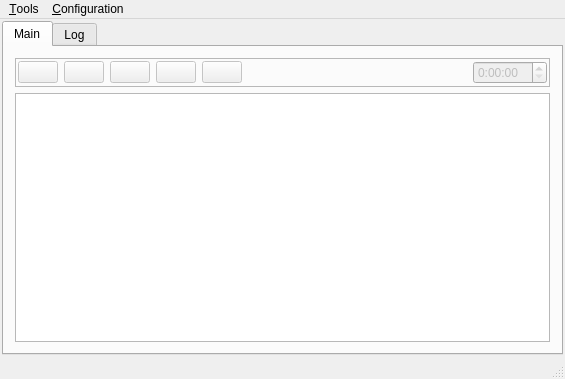
<?xml version="1.0" encoding="UTF-8"?>
<ui version="4.0">
 <class>MainWindow</class>
 <widget class="QMainWindow" name="MainWindow">
  <property name="geometry">
   <rect>
    <x>0</x>
    <y>0</y>
    <width>565</width>
    <height>379</height>
   </rect>
  </property>
  <property name="windowTitle">
   <string>Horus Commander</string>
  </property>
  <property name="windowIcon">
   <iconset resource="../img.qrc">
    <normaloff>:/img/logo.png</normaloff>:/img/logo.png</iconset>
  </property>
  <widget class="QWidget" name="centralWidget">
   <layout class="QVBoxLayout" name="verticalLayout">
    <property name="margin">
     <number>2</number>
    </property>
    <item>
     <widget class="QTabWidget" name="tabs">
      <property name="currentIndex">
       <number>0</number>
      </property>
      <property name="iconSize">
       <size>
        <width>18</width>
        <height>18</height>
       </size>
      </property>
      <widget class="QWidget" name="tMain">
       <attribute name="icon">
        <iconset resource="../img.qrc">
         <normaloff>:/img/main.png</normaloff>:/img/main.png</iconset>
       </attribute>
       <attribute name="title">
        <string>Main</string>
       </attribute>
       <layout class="QVBoxLayout" name="verticalLayout_2">
        <item>
         <widget class="QFrame" name="frame">
          <property name="frameShape">
           <enum>QFrame::StyledPanel</enum>
          </property>
          <property name="frameShadow">
           <enum>QFrame::Raised</enum>
          </property>
          <layout class="QHBoxLayout" name="horizontalLayout">
           <property name="margin">
            <number>2</number>
           </property>
           <item>
            <widget class="QPushButton" name="btnStart">
             <property name="enabled">
              <bool>false</bool>
             </property>
             <property name="toolTip">
              <string>Start mission</string>
             </property>
             <property name="icon">
              <iconset resource="../img.qrc">
               <normaloff>:/img/start.png</normaloff>:/img/start.png</iconset>
             </property>
             <property name="iconSize">
              <size>
               <width>32</width>
               <height>32</height>
              </size>
             </property>
            </widget>
           </item>
           <item>
            <widget class="QPushButton" name="btnStop">
             <property name="enabled">
              <bool>false</bool>
             </property>
             <property name="toolTip">
              <string>Stop mission</string>
             </property>
             <property name="icon">
              <iconset resource="../img.qrc">
               <normaloff>:/img/stop.png</normaloff>:/img/stop.png</iconset>
             </property>
             <property name="iconSize">
              <size>
               <width>32</width>
               <height>32</height>
              </size>
             </property>
            </widget>
           </item>
           <item>
            <widget class="QPushButton" name="btnRestart">
             <property name="enabled">
              <bool>false</bool>
             </property>
             <property name="toolTip">
              <string>Restart mission</string>
             </property>
             <property name="icon">
              <iconset resource="../img.qrc">
               <normaloff>:/img/restart.png</normaloff>:/img/restart.png</iconset>
             </property>
             <property name="iconSize">
              <size>
               <width>32</width>
               <height>32</height>
              </size>
             </property>
            </widget>
           </item>
           <item>
            <widget class="QPushButton" name="btnPrevious">
             <property name="enabled">
              <bool>false</bool>
             </property>
             <property name="toolTip">
              <string>Previous mission</string>
             </property>
             <property name="text">
              <string/>
             </property>
             <property name="icon">
              <iconset resource="../img.qrc">
               <normaloff>:/img/previous.png</normaloff>:/img/previous.png</iconset>
             </property>
             <property name="iconSize">
              <size>
               <width>32</width>
               <height>32</height>
              </size>
             </property>
            </widget>
           </item>
           <item>
            <widget class="QPushButton" name="btnNext">
             <property name="enabled">
              <bool>false</bool>
             </property>
             <property name="toolTip">
              <string>Next mission</string>
             </property>
             <property name="icon">
              <iconset resource="../img.qrc">
               <normaloff>:/img/next.png</normaloff>:/img/next.png</iconset>
             </property>
             <property name="iconSize">
              <size>
               <width>32</width>
               <height>32</height>
              </size>
             </property>
            </widget>
           </item>
           <item>
            <widget class="QPushButton" name="btnExtra">
             <property name="toolTip">
              <string>Extra</string>
             </property>
             <property name="icon">
              <iconset resource="../img.qrc">
               <normaloff>:/img/more.png</normaloff>:/img/more.png</iconset>
             </property>
             <property name="iconSize">
              <size>
               <width>32</width>
               <height>32</height>
              </size>
             </property>
             <property name="flat">
              <bool>true</bool>
             </property>
            </widget>
           </item>
           <item>
            <spacer name="horizontalSpacer">
             <property name="orientation">
              <enum>Qt::Horizontal</enum>
             </property>
             <property name="sizeHint" stdset="0">
              <size>
               <width>40</width>
               <height>20</height>
              </size>
             </property>
            </spacer>
           </item>
           <item>
            <widget class="QLabel" name="lbTimer">
             <property name="enabled">
              <bool>false</bool>
             </property>
             <property name="text">
              <string/>
             </property>
             <property name="pixmap">
              <pixmap resource="../img.qrc">:/img/timer_clock.png</pixmap>
             </property>
            </widget>
           </item>
           <item>
            <widget class="QTimeEdit" name="timeLeft">
             <property name="enabled">
              <bool>false</bool>
             </property>
             <property name="toolTip">
              <string>Mission time left</string>
             </property>
             <property name="displayFormat">
              <string>h:mm:ss</string>
             </property>
            </widget>
           </item>
          </layout>
         </widget>
        </item>
        <item>
         <widget class="QListWidget" name="listWidget"/>
        </item>
       </layout>
      </widget>
      <widget class="QWidget" name="tLog">
       <attribute name="icon">
        <iconset resource="../img.qrc">
         <normaloff>:/img/log.png</normaloff>:/img/log.png</iconset>
       </attribute>
       <attribute name="title">
        <string>Log</string>
       </attribute>
      </widget>
     </widget>
    </item>
   </layout>
  </widget>
  <widget class="QMenuBar" name="menuBar">
   <property name="geometry">
    <rect>
     <x>0</x>
     <y>0</y>
     <width>565</width>
     <height>20</height>
    </rect>
   </property>
   <widget class="QMenu" name="menuTools">
    <property name="title">
     <string>&amp;Tools</string>
    </property>
    <addaction name="separator"/>
    <addaction name="actionQuit"/>
   </widget>
   <widget class="QMenu" name="menuSettings">
    <property name="title">
     <string>&amp;Configuration</string>
    </property>
    <addaction name="actionConfigurationPrimary"/>
    <addaction name="actionConfigurationMain"/>
   </widget>
   <addaction name="menuTools"/>
   <addaction name="menuSettings"/>
  </widget>
  <widget class="QStatusBar" name="statusBar"/>
  <action name="actionQuit">
   <property name="icon">
    <iconset resource="../img.qrc">
     <normaloff>:/img/exit.png</normaloff>:/img/exit.png</iconset>
   </property>
   <property name="text">
    <string>&amp;Quit</string>
   </property>
   <property name="shortcut">
    <string>Ctrl+X</string>
   </property>
  </action>
  <action name="actionMinimize">
   <property name="icon">
    <iconset resource="../img.qrc">
     <normaloff>:/img/minimize.png</normaloff>:/img/minimize.png</iconset>
   </property>
   <property name="text">
    <string>&amp;Minimize</string>
   </property>
   <property name="shortcut">
    <string>Alt+M</string>
   </property>
  </action>
  <action name="actionShow">
   <property name="icon">
    <iconset resource="../img.qrc">
     <normaloff>:/img/show.png</normaloff>:/img/show.png</iconset>
   </property>
   <property name="text">
    <string>&amp;Show</string>
   </property>
   <property name="shortcut">
    <string>Alt+S</string>
   </property>
  </action>
  <action name="actionConfiguration">
   <property name="icon">
    <iconset resource="../img.qrc">
     <normaloff>:/img/settings.png</normaloff>:/img/settings.png</iconset>
   </property>
   <property name="text">
    <string>&amp;Configuration</string>
   </property>
   <property name="shortcut">
    <string>Ctrl+Shift+C</string>
   </property>
  </action>
  <action name="actionConfigurationPrimary">
   <property name="text">
    <string>&amp;Primary</string>
   </property>
  </action>
  <action name="actionConfigurationMain">
   <property name="enabled">
    <bool>true</bool>
   </property>
   <property name="text">
    <string>&amp;Main</string>
   </property>
  </action>
 </widget>
 <layoutdefault spacing="6" margin="11"/>
 <resources>
  <include location="../img.qrc"/>
 </resources>
 <connections/>
</ui>
